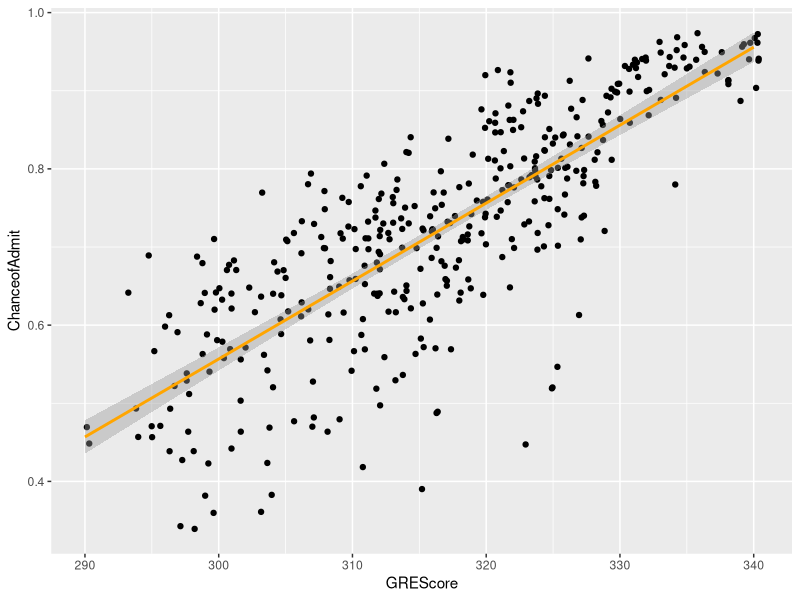
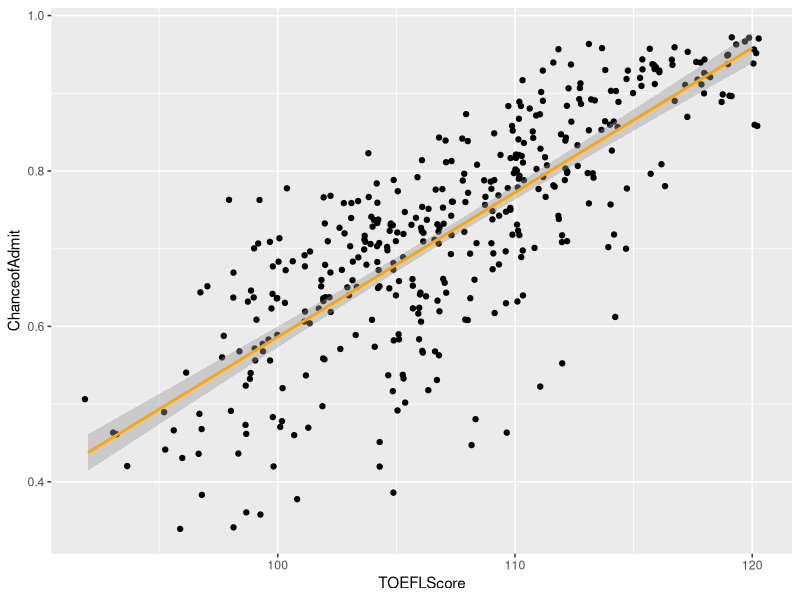
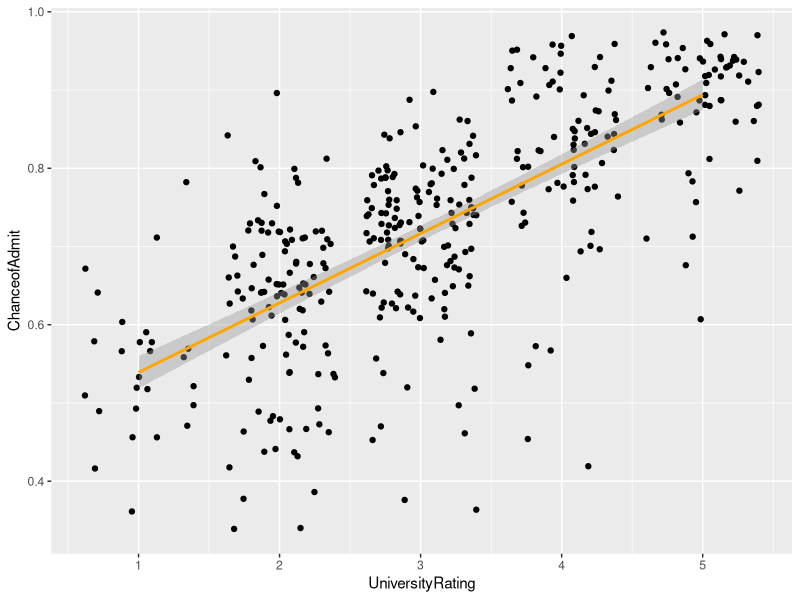
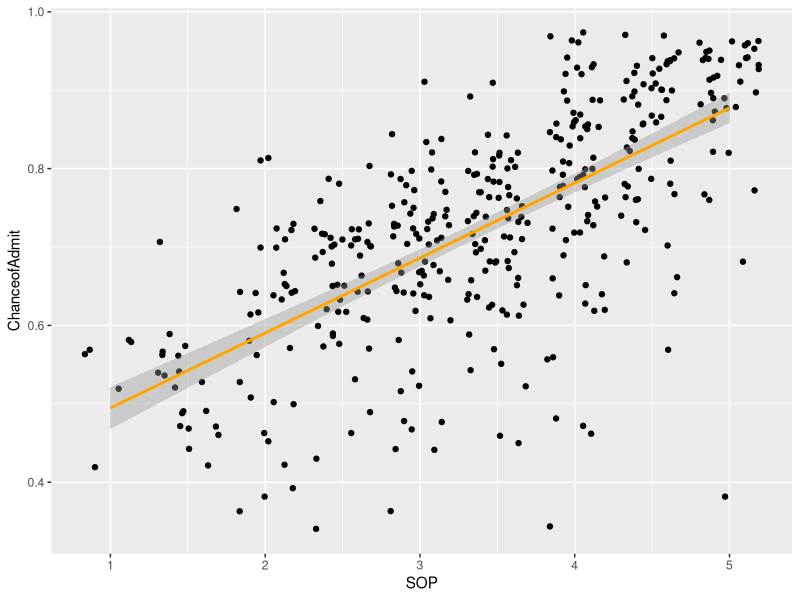
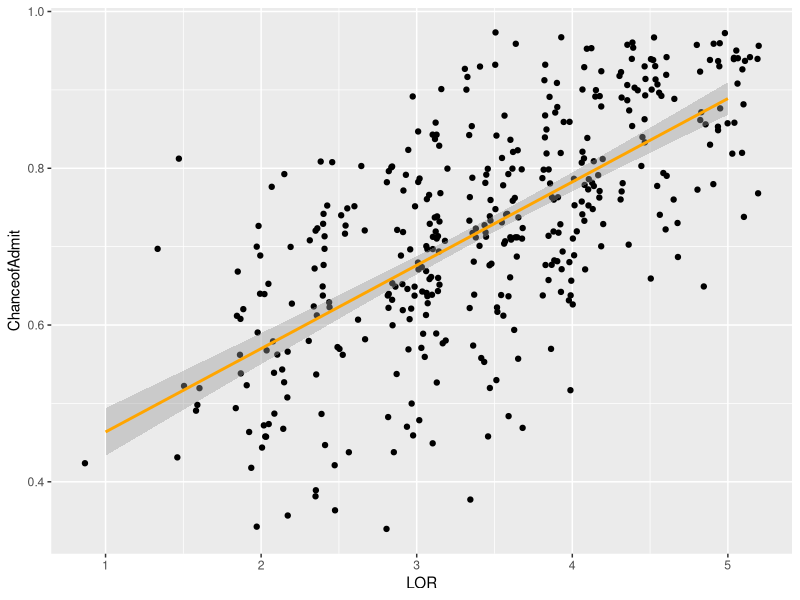
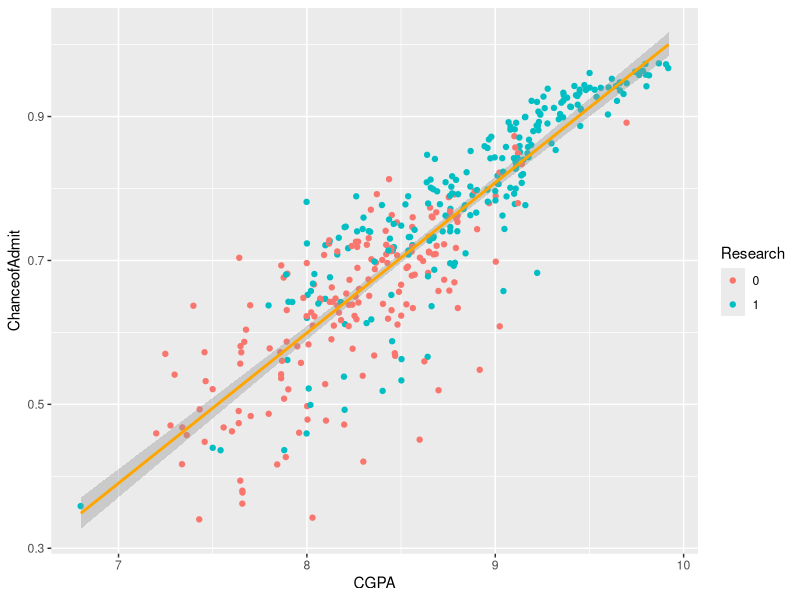

These figures' R source, in order:
## ---- chunk 1
library(tidyverse)
library(readr)
library(dplyr)
library(broom)
Admission <- read_csv("Admission.csv")
## ---- chunk 2
#GRE Scores ( out of 340 )
#TOEFL Scores ( out of 120 )
#University Rating ( out of 5 )
#Statement of Purpose and Letter of Recommendation Strength ( out of 5 )
#Undergraduate GPA ( out of 10 )
#Research Experience ( either 0 or 1 )
#Chance of Admit ( ranging from 0 to 1 )
## ---- chunk 3
ggplot(Admission, aes(x = GREScore,
                      y = ChanceofAdmit)) +
  geom_jitter() +
  stat_smooth(method = lm, color = "orange")
## ---- chunk 4
ggplot(Admission, aes(x = TOEFLScore,
                      y = ChanceofAdmit)) +
  geom_jitter() +
  stat_smooth(method = lm, color = "orange")
## ---- chunk 5
ggplot(Admission, aes(x = UniversityRating,
                      y = ChanceofAdmit)) +
  geom_jitter() +
  stat_smooth(method = lm, color = "orange")
## ---- chunk 6
ggplot(Admission, aes(x = SOP,
                      y = ChanceofAdmit)) +
  geom_jitter() +
  stat_smooth(method = lm, color = "orange")
## ---- chunk 7
ggplot(Admission, aes(x = LOR,
                      y = ChanceofAdmit)) +
  geom_jitter() +
  stat_smooth(method = lm, color = "orange")
## ---- chunk 8
Admission$Research <- factor(Admission$Research)
ggplot(Admission, aes(x = CGPA,
                      y = ChanceofAdmit,
                      color = Research)) +
  geom_jitter() +
   stat_smooth(method = lm, color = "orange")
## ---- chunk 9
m_gpa <- lm(data = Admission, ChanceofAdmit ~ CGPA)
summary(m_gpa)
## ---- chunk 10
m_gre <- lm(data = Admission, ChanceofAdmit ~ GREScore)
summary(m_gre)
## ---- chunk 11
m_toefl <- lm(data = Admission, ChanceofAdmit ~ TOEFLScore)
summary(m_toefl)
## ---- chunk 12
m_rating <- lm(data = Admission, ChanceofAdmit ~ UniversityRating)
summary(m_rating)
## ---- chunk 13
m_sop <- lm(data = Admission, ChanceofAdmit ~ SOP)
summary(m_sop)
## ---- chunk 14
m_lor <- lm(data = Admission, ChanceofAdmit ~ LOR)
summary(m_lor)
## ---- chunk 15
m_admission <- lm(data = Admission, ChanceofAdmit ~ GREScore+TOEFLScore+UniversityRating+SOP+LOR+CGPA+Research)
summary(m_admission)
## ---- chunk 16
m_admission_fit <- lm(data = Admission, ChanceofAdmit ~ GREScore+TOEFLScore+LOR+CGPA+Research)
summary(m_admission_fit)
